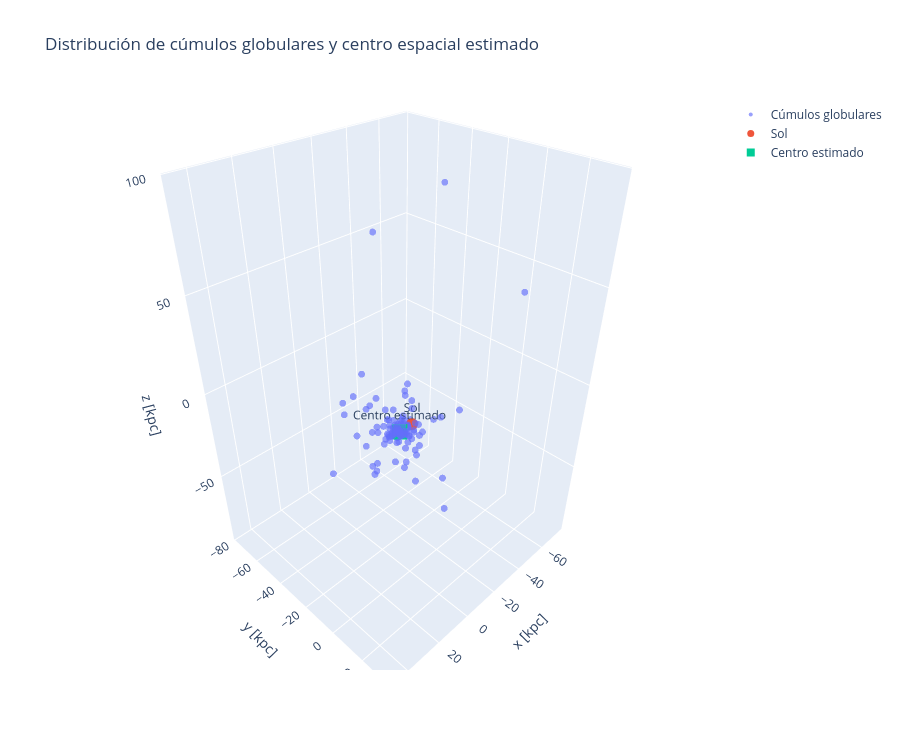

Notebook source saved alongside this figure:
### Markdown cell above
### Centro de la distribución de cúmulos globulares

La distribución espacial de los cúmulos no se encuentra centrada en la
posición del Sol.

Utilizando una mediana geométrica tridimensional se obtiene aproximadamente

$$
(x_c,y_c,z_c)
\simeq
(7.37,-0.04,0.14)\ {\rm kpc}.
$$

La componente dominante del desplazamiento ocurre sobre el eje $x$, cuya
dirección positiva fue definida hacia $l=0^\circ$, es decir, hacia la región
del centro galáctico.

La distancia entre el Sol y el centro estimado de la distribución es

$$
R_0=
\sqrt{x_c^2+y_c^2+z_c^2},
$$

de donde

$$
\boxed{
R_0\simeq7.37\ {\rm kpc}.
}
$$

El hecho de que $y_c$ y $z_c$ sean pequeños en comparación con $x_c$ muestra
además que la concentración se encuentra aproximadamente en la dirección
esperada del centro galáctico.

La estimación es cercana al valor de aproximadamente $8$ kpc aceptado para la
distancia entre el Sol y el centro de la Vía Láctea. Las diferencias pueden
deberse a la distribución no perfectamente simétrica de los cúmulos,
la presencia de objetos muy alejados y las incertidumbres observacionales.

### Code cell
fig = go.Figure()

# ---------------------------------------------
# Cúmulos
# ---------------------------------------------
fig.add_trace(
    go.Scatter3d(
        x=gc_xyz["x"],
        y=gc_xyz["y"],
        z=gc_xyz["z"],

        mode="markers",

        marker=dict(
            size=4,
            opacity=0.65
        ),

        text=gc_xyz["ID"],

        hovertemplate=(
            "<b>%{text}</b><br>"
            "x = %{x:.2f} kpc<br>"
            "y = %{y:.2f} kpc<br>"
            "z = %{z:.2f} kpc"
            "<extra></extra>"
        ),

        name="Cúmulos globulares"
    )
)

# ---------------------------------------------
# Sol
# ---------------------------------------------
fig.add_trace(
    go.Scatter3d(
        x=[0],
        y=[0],
        z=[0],

        mode="markers+text",

        marker=dict(
            size=7,
            symbol="circle"
        ),

        text=["Sol"],
        textposition="top center",

        name="Sol"
    )
)

# ---------------------------------------------
# Centro de la distribución
# ---------------------------------------------
fig.add_trace(
    go.Scatter3d(
        x=[xc_gc],
        y=[yc_gc],
        z=[zc_gc],

        mode="markers+text",

        marker=dict(
            size=8,
            symbol="square"
        ),

        text=["Centro estimado"],
        textposition="top center",

        name="Centro estimado"
    )
)

fig.update_layout(

    title=(
        "Distribución de cúmulos globulares y "
        "centro espacial estimado"
    ),

    scene=dict(

        xaxis_title="x [kpc]",
        yaxis_title="y [kpc]",
        zaxis_title="z [kpc]",

        aspectmode="data"
    ),

    width=900,
    height=750
)

fig.show()

### Figure 1 — Plotly figure (JSON) as saved in the notebook; plotly's stock layout.template omitted (floating-point values rounded to 4 significant figures; data arrays with more than 128 entries replaced by an {"elided": "..."} marker saying what was removed)
{"data": [{"hovertemplate": "<b>%{text}</b><br>x = %{x:.2f} kpc<br>y = %{y:.2f} kpc<br>z = %{z:.2f} kpc<extra></extra>", "marker": {"opacity": 0.65, "size": 4}, "mode": "markers", "name": "Cúmulos globulares", "text": {"elided": "145 str values"}, "type": "scatter3d", "x": {"elided": "145 float values"}, "y": {"elided": "145 float values"}, "z": {"elided": "145 float values"}}, {"marker": {"size": 7, "symbol": "circle"}, "mode": "markers+text", "name": "Sol", "text": ["Sol"], "textposition": "top center", "type": "scatter3d", "x": [0], "y": [0], "z": [0]}, {"marker": {"size": 8, "symbol": "square"}, "mode": "markers+text", "name": "Centro estimado", "text": ["Centro estimado"], "textposition": "top center", "type": "scatter3d", "x": [7.366], "y": [-0.03774], "z": [0.1358]}], "layout": {"height": 750, "scene": {"aspectmode": "data", "xaxis": {"title": {"text": "x [kpc]"}}, "yaxis": {"title": {"text": "y [kpc]"}}, "zaxis": {"title": {"text": "z [kpc]"}}}, "title": {"text": "Distribución de cúmulos globulares y centro espacial estimado"}, "width": 900}}
